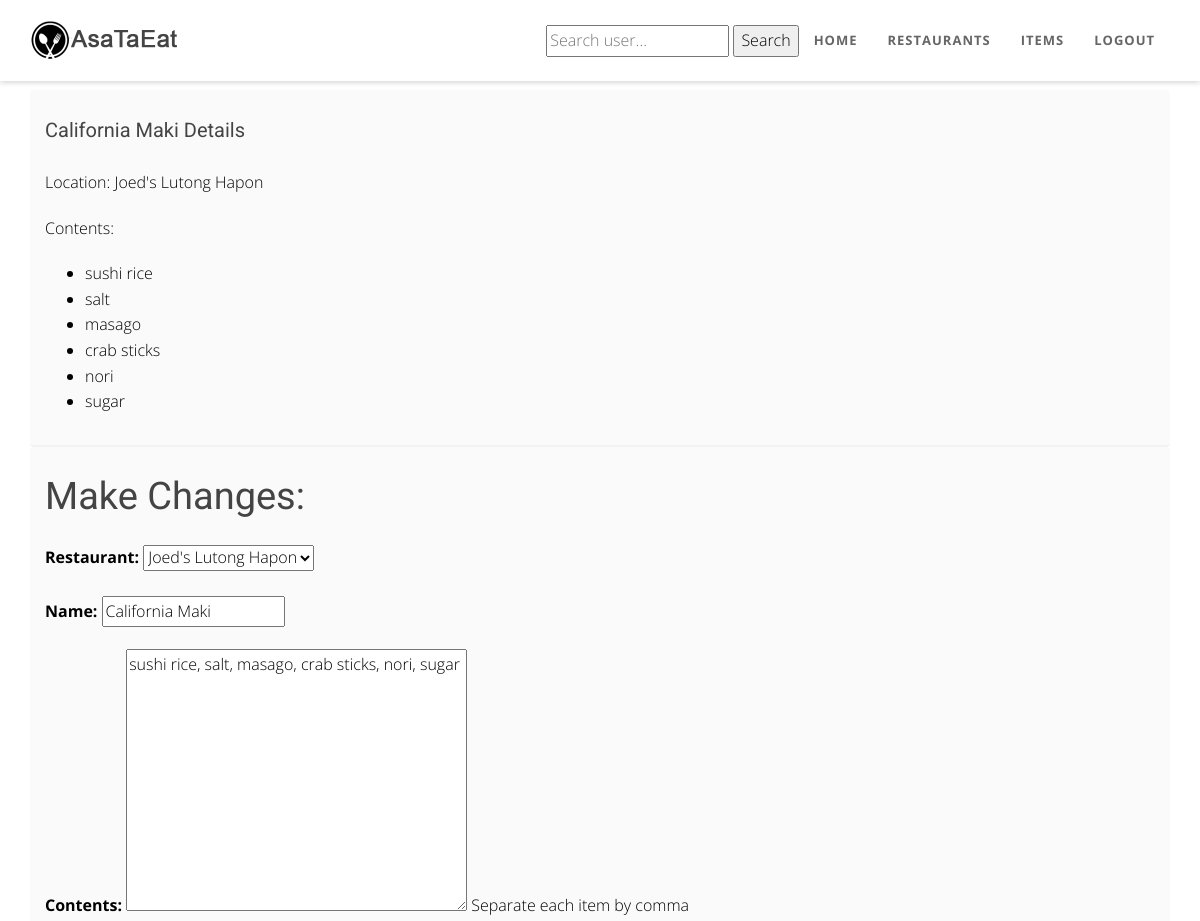
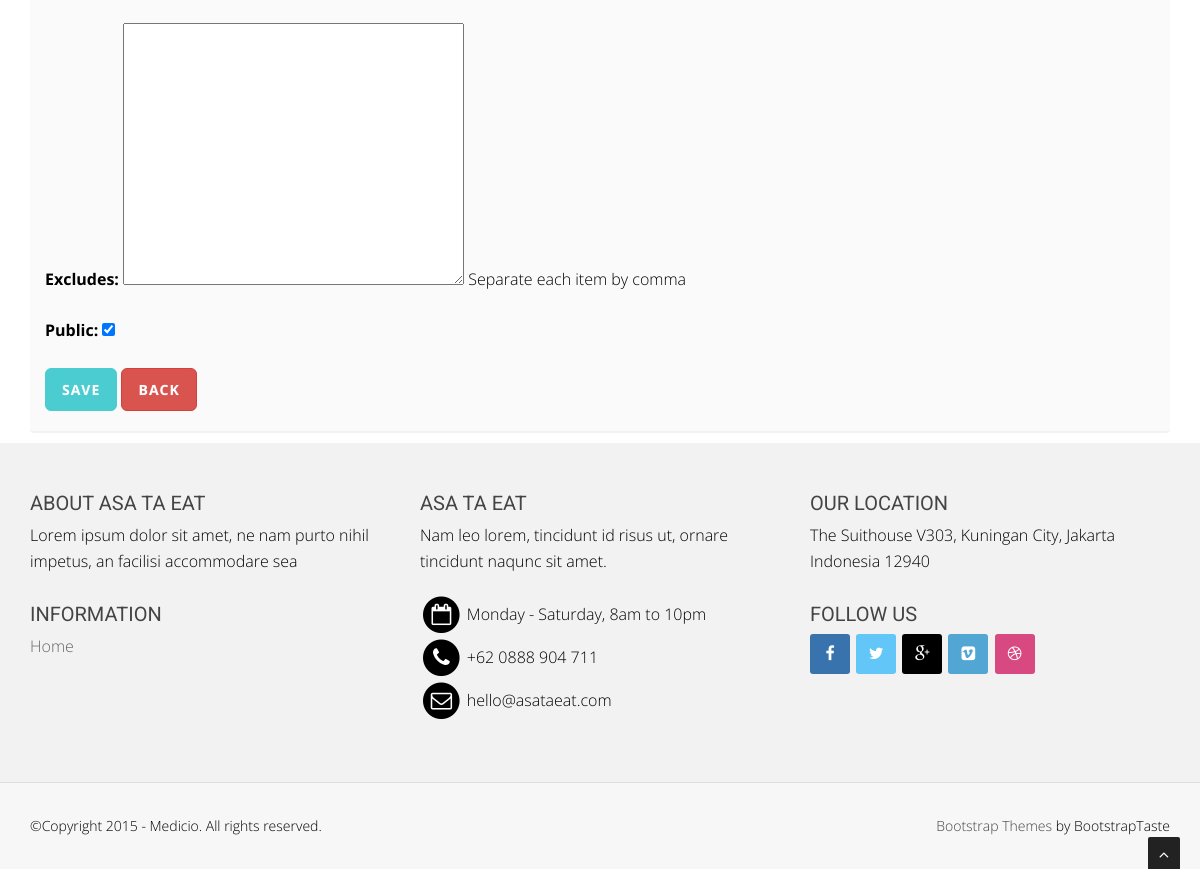
Screenshot of /items/1/ (signed in) with the database file from the repository (2 pictures, top to bottom).
### menus/models.py (models this page shows, shortened)
class Item(models.Model):
    user        = models.ForeignKey(settings.AUTH_USER_MODEL)
    restaurant  = models.ForeignKey(RestaurantLocation)
    name        = models.CharField(max_length=120)
    contents    = models.TextField(help_text = 'Separate each item by comma')
    excludes    = models.TextField(blank=True, null=True, help_text = 'Separate each item by comma')
    public      = models.BooleanField(default=True)
    timestamp   = models.DateTimeField(auto_now_add=True)
    updated     = models.DateTimeField(auto_now=True)
    class Meta:
        ordering = ['-updated', '-timestamp']
    def get_contents(self):
        return self.contents.split(",")

### restaurants/models.py (models this page shows, shortened)
class RestaurantLocation(models.Model):
    owner       = models.ForeignKey(User)
    name        = models.CharField(max_length=120)
    location    = models.CharField(max_length=120, null=True, blank=True)
    category    = models.CharField(max_length=120, null=True, blank=False)
    timestamp   = models.DateTimeField(auto_now_add=True)
    updated     = models.DateTimeField(auto_now=True)
    slug        = models.SlugField(null=True, blank=True)
    objects = RestaurantLocationManager()
    def __str__(self):
        return self.name

### menus/views.py (the view, shortened to what this page needs)
# urls.py: url(r'^(?P<pk>\d+)/$', ItemUpdateView.as_view(), name='detail'),
class ItemUpdateView(UpdateView, LoginRequiredMixin):
    form_class = ItemForm
    login_url = '/login/'
    template_name = 'menus/detail-update.html'
    def get_queryset(self):
        return Item.objects.filter(user=self.request.user)
    def get_form_kwargs(self):
        kwargs = super(ItemUpdateView, self).get_form_kwargs()
        kwargs['user'] = self.request.user
        return kwargs
    def get_context_data(self, **kwargs):
        context = super(ItemUpdateView, self).get_context_data(**kwargs)
        context['title'] = "Make Changes:"
        context['return_url'] = reverse('menus:list')
        return context

### menus/forms.py
class ItemForm(forms.ModelForm):
    class Meta:
        model = Item
        fields = [
            'restaurant',
            'name',
            'contents',
            'excludes',
            'public'
        ]
    def __init__(self, user=None, *args, **kwargs):
        super(ItemForm, self).__init__(*args, **kwargs)
        self.fields['restaurant'].queryset = RestaurantLocation.objects.filter(owner=user)

### restaurants/models.py (called while the page is built)
    def get_queryset(self):
        return RestaurantLocationQuerySet(self.model, using=self._db)

### menus/templates/menus/detail-update.html (shortened to what this page needs)
{% extends "base.html" %}
{% block content %}
<section id="callaction" class="home-section paddingtop-90 paddingbot-10">
        <div class="container">
             <div class="row">
                 <div class="col-md-12">
                     <div class="callaction bg-gray">
                         <div class="row">
                            <h6>{{ form.instance.name }} Details</h6>
                            <p>Location: {{ form.instance.restaurant }}</p>
                            {% if form.instance.contents %}
                                <p>Contents: </p>
                                <ul>
                                    {% for content in form.instance.get_contents %}
                                        <li>
                                            {{ content }}
                                        </li>
                                    {% endfor %}
                                </ul>
                            {% endif %}
                        </div>
                     </div>
                 </div>
             </div>
             {% include 'snippets/form-snippet.html' with form=form %}
         </div>
 </section>
 {% endblock content %}

### templates/snippets/form-snippet.html (shortened to what this page needs)
<div class="row">
        <div class="col-md-12">
            <div class="callaction bg-gray">
            <div class="row">
                <h1>{{ title }}</h1>
            </div>
            <div class="row">
                <form method="POST">
                    {{ form.as_p }}
                    <button type="submit" class="btn btn-skin  btn-lg">Save</button>
                    {% if title != "Make Changes:" %}
                        <a href="{{ return_url }}" class="btn btn-danger btn-lg">Cancel</a>
                    {% else %}
                        <a href="{{ return_url }}" class="btn btn-danger btn-lg">Back</a>
                    {% endif %}
                </form>
            </div>
            </div>
        </div>
</div>

### static/css/style.css (style rules this page uses)
body { width: 100%; height: 100%; font-family: 'Open Sans', sans-serif; font-weight: 300; color: black; background-color: #ddd; font-size: 16px; line-height: 1.6em; }
html { width: 100%; height: 100%; }
label, input, button, select, textarea { font-family: 'Open Sans', sans-serif; font-size: inherit; line-height: inherit; }
h1 { font-size: 38px; }
h6 { font-size: 20px; }
h1, h2, h3, h4, h5, h6 { margin: 0 0 30px; font-family: 'Roboto', sans-serif; font-weight: 400; color: #444; line-height: 1em; }
p { margin: 0 0 20px; }
a { color: #666; -webkit-transition: all .2s ease-in-out; -moz-transition: all .2s ease-in-out; transition: all .2s ease-in-out; }
.paddingtop-90 { padding-top:90px !important; }
.paddingbot-10 { padding-bottom:10px !important; }
.home-section { padding-top: 150px; display:block; position:relative; z-index:120; background-color: #fff; }
.bg-gray { background: #fafafa; }
.callaction { padding:30px 30px 20px 30px; border-radius: 4px; border-bottom: 2px solid #f2f2f2; }
.btn-skin { color: #fff; }
.btn-lg, .btn-group-lg > .btn { padding: 10px 16px; font-size: 20px; line-height: 1.5em; border-radius: 6px; }
.btn { position: relative; display: inline-block; outline: none; color: #fff; text-decoration: none; text-transform: uppercase; letter-spacing: 1px; font-weight: 400; text-shadow: 0 0 1px rgba(255,255,255,0.3); font-size: 14px; font-weight: 700; }

### static/bodybg/bg1.css (style rules this page uses)
body { background: url(../img/bodybg/bg1.png) repeat left top; }

### static/color/default.css (style rules this page uses)
.btn-skin { background-color: #4ACCD1; border-color: #4ACCD1; }

### rows the page displays
Item: instance.name "California Maki", instance.restaurant "Joed's Lutong Hapon", restaurant "Joed's Lutong Hapon", contents "sushi rice, salt, masago, crab sticks, nori, sugar", public "☑"
RestaurantLocation: name "California Maki"

### other values shown
{{ content }} "sushi rice" "salt" "masago" "crab sticks" "nori" "sugar"
{{ title }} "Make Changes:"
